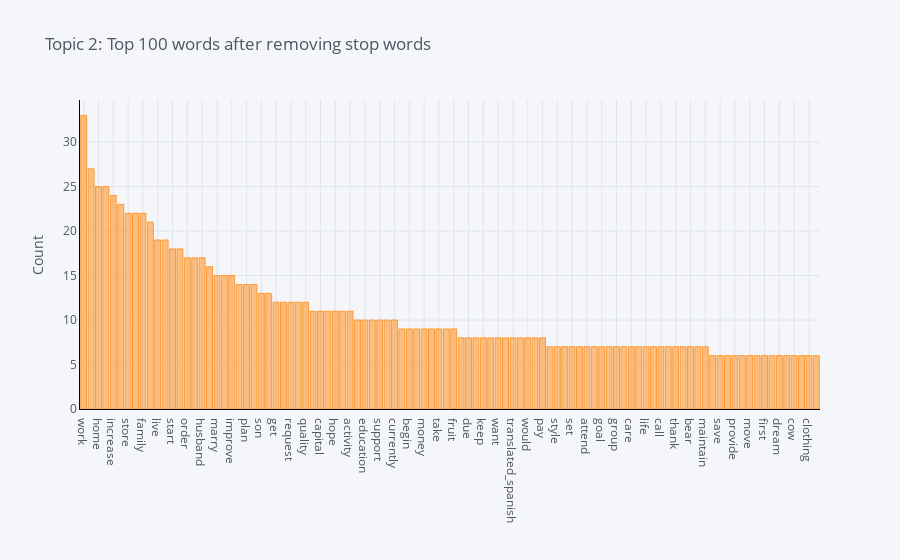

This figure's notebook cell:
### Code cell
plot_model(hdp, plot = 'frequency', topic_num = 'Topic 2')

### Figure 1 — Plotly figure (JSON) as saved in the notebook; plotly's stock layout.template omitted (floating-point values rounded to 4 significant figures)
{"data": [{"marker": {"color": "rgba(255, 153, 51, 0.6)", "line": {"color": "rgba(255, 153, 51, 1.0)", "width": 1}}, "name": "count", "orientation": "v", "text": "", "type": "bar", "x": ["work", "use", "home", "community", "increase", "well", "store", "good", "family", "product", "live", "help", "start", "new", "order", "need", "husband", "customer", "marry", "small", "improve", "service", "plan", "open", "son", "expand", "get", "mother", "request", "repay", "quality", "second", "capital", "grow", "hope", "hard", "activity", "ago", "education", "go", "support", "give", "currently", "fee", "begin", "client", "money", "cereal", "take", "time", "fruit", "shop", "due", "serve", "keep", "area", "want", "vegetable", "translated_spanish", "offer", "would", "shoe", "pay", "say", "style", "sale", "set", "computer", "attend", "know", "goal", "challenge", "group", "high", "care", "stock", "life", "place", "call", "month", "thank", "brick", "bear", "phone", "maintain", "main", "save", "rice", "provide", "price", "move", "invest", "first", "entrepreneur", "dream", "day", "cow", "college", "clothing", "would_like"], "y": [33, 27, 25, 25, 24, 23, 22, 22, 22, 21, 19, 19, 18, 18, 17, 17, 17, 16, 15, 15, 15, 14, 14, 14, 13, 13, 12, 12, 12, 12, 12, 11, 11, 11, 11, 11, 11, 10, 10, 10, 10, 10, 10, 9, 9, 9, 9, 9, 9, 9, 9, 8, 8, 8, 8, 8, 8, 8, 8, 8, 8, 8, 8, 7, 7, 7, 7, 7, 7, 7, 7, 7, 7, 7, 7, 7, 7, 7, 7, 7, 7, 7, 7, 7, 7, 6, 6, 6, 6, 6, 6, 6, 6, 6, 6, 6, 6, 6, 6, 6]}], "layout": {"autosize": true, "legend": {"bgcolor": "#F5F6F9", "font": {"color": "#4D5663"}}, "paper_bgcolor": "#F5F6F9", "plot_bgcolor": "#F5F6F9", "title": {"font": {"color": "#4D5663"}, "text": "Topic 2: Top 100 words after removing stop words"}, "xaxis": {"autorange": true, "gridcolor": "#E1E5ED", "linecolor": "black", "range": [-0.5, 99.5], "showgrid": true, "tickfont": {"color": "#4D5663"}, "title": {"font": {"color": "#4D5663"}, "text": ""}, "type": "category", "zerolinecolor": "#E1E5ED"}, "yaxis": {"autorange": true, "gridcolor": "#E1E5ED", "linecolor": "black", "range": [0, 34.74], "showgrid": true, "tickfont": {"color": "#4D5663"}, "title": {"font": {"color": "#4D5663"}, "text": "Count"}, "type": "linear", "zerolinecolor": "#E1E5ED"}}}
